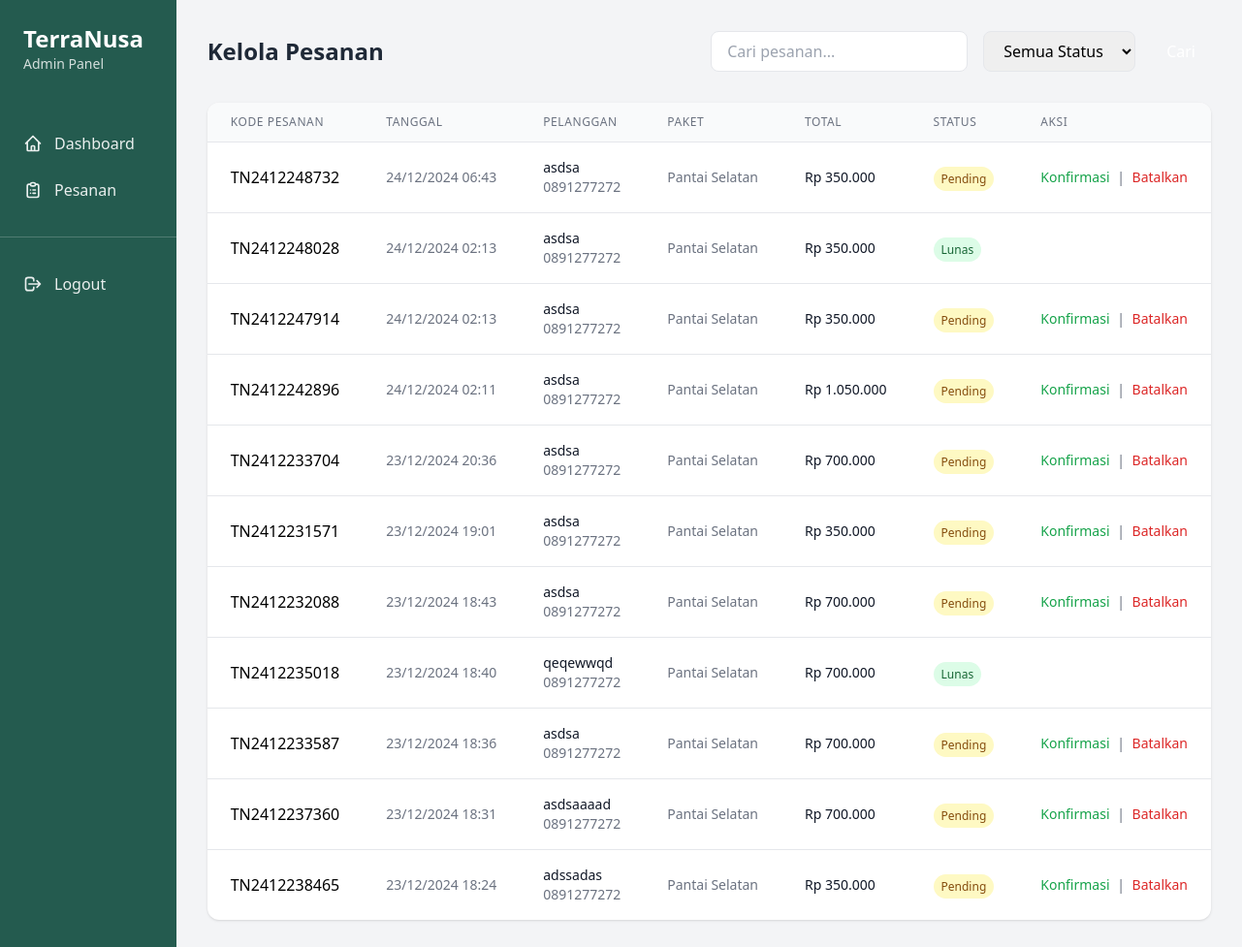
The page /admin/orders/index.php (signed in) on the database its author committed.
### tables this page shows
CREATE TABLE `orders` (
  `id` int(11) NOT NULL,
  `order_code` varchar(20) DEFAULT NULL,
  `package_id` int(11) DEFAULT NULL,
  `customer_name` varchar(100) DEFAULT NULL,
  `customer_phone` varchar(20) DEFAULT NULL,
  `tour_date` date DEFAULT NULL,
  `participant_count` int(11) DEFAULT NULL,
  `total_amount` decimal(10,2) DEFAULT NULL,
  `payment_status` enum('pending','paid','cancelled') DEFAULT 'pending',
  `created_at` timestamp NOT NULL DEFAULT current_timestamp()
);

CREATE TABLE `packagess` (
  `id` int(11) NOT NULL,
  `name` varchar(255) NOT NULL,
  `description` text DEFAULT NULL,
  `duration` varchar(50) DEFAULT NULL,
  `price` decimal(10,2) DEFAULT NULL,
  `image_url` varchar(255) DEFAULT NULL,
  `created_at` timestamp NOT NULL DEFAULT current_timestamp()
);

### admin/orders/index.php (the view, shortened to what this page needs)
<?php
require_once '../../includes/db.php';
$status = $_GET['status'] ?? 'all';
$search = $_GET['search'] ?? '';
$query = "SELECT o.*, p.name as packagess
          FROM orders o
          JOIN packagess p ON o.package_id = p.id
          WHERE 1=1";
$query .= " ORDER BY o.created_at DESC";
$orders = $conn->query($query)->fetch_all(MYSQLI_ASSOC);
?>
<!DOCTYPE html>
<html lang="id">
<head>
    <script src="https://cdn.tailwindcss.com"></script>
</head>
<body class="bg-gray-100">
    <div class="flex">
        <?php include '../includes/sidebar.php'; ?>
        <div class="flex-1">
            <div class="p-8">
                <div class="mb-8 flex justify-between items-center">
                    <h1 class="text-2xl font-bold text-gray-800">Kelola Pesanan</h1>
                    <form class="flex gap-4">
                        <input type="text" name="search" value="<?php echo $search; ?>"
                               placeholder="Cari pesanan..."
                               class="px-4 py-2 border rounded-lg">
                        <select name="status" class="px-4 py-2 border rounded-lg">
                            <option value="all" <?php echo $status === 'all' ? 'selected' : ''; ?>>
                                <option value="all" <?php echo $status === 'all' ? 'selected' : ''; ?>>Semua Status</option>
                        </select>
                        <button type="submit" class="px-4 py-2 bg-primary text-white rounded-lg hover:bg-primary/90">
                        </button>
                    </form>
                </div>
                <div class="bg-white rounded-xl shadow overflow-hidden">
                    <table class="min-w-full divide-y divide-gray-200">
                        <thead>
                            <tr class="bg-gray-50">
                                <th class="px-6 py-3 text-left text-xs font-medium text-gray-500 uppercase tracking-wider">
                                    Kode Pesanan
                                </th>
                                <th class="px-6 py-3 text-left text-xs font-medium text-gray-500 uppercase tracking-wider">
                                    Tanggal
                                </th>
                                <th class="px-6 py-3 text-left text-xs font-medium text-gray-500 uppercase tracking-wider">
                                    Pelanggan
                                </th>
                                <th class="px-6 py-3 text-left text-xs font-medium text-gray-500 uppercase tracking-wider">
                                    Paket
                                </th>
                                <th class="px-6 py-3 text-left text-xs font-medium text-gray-500 uppercase tracking-wider">
                                    Total
                                </th>
                                <th class="px-6 py-3 text-left text-xs font-medium text-gray-500 uppercase tracking-wider">
                                    Status
                                </th>
                                <th class="px-6 py-3 text-left text-xs font-medium text-gray-500 uppercase tracking-wider">
                                    Aksi
                                </th>
                            </tr>
                        </thead>
                        <tbody class="divide-y divide-gray-200">
                            <?php foreach ($orders as $order): ?>
                            <tr>
                                <td class="px-6 py-4 whitespace-nowrap">
                                    <a href="view.php?id=<?php echo $order['id']; ?>"
                                       class="text-primary hover:text-primary/80">
                                        <?php echo $order['order_code']; ?>
                                    </a>
                                </td>
                                <td class="px-6 py-4 whitespace-nowrap text-sm text-gray-500">
                                    <?php echo date('d/m/Y H:i', strtotime($order['created_at'])); ?>
                                </td>
                                <td class="px-6 py-4 whitespace-nowrap">
                                    <div class="text-sm font-medium text-gray-900"><?php echo $order['customer_name']; ?></div>
                                    <div class="text-sm text-gray-500"><?php echo $order['customer_phone']; ?></div>
                                </td>
                                <td class="px-6 py-4 whitespace-nowrap text-sm text-gray-500">
                                    <?php echo $order['packagess']; ?>
                                </td>
                                <td class="px-6 py-4 whitespace-nowrap text-sm text-gray-900">
                                    Rp <?php echo number_format($order['total_amount'], 0, ',', '.'); ?>
                                </td>
                                <td class="px-6 py-4 whitespace-nowrap">
                                    <?php if ($order['payment_status'] === 'pending'): ?>
                                        <span class="px-2 py-1 text-xs rounded-full bg-yellow-100 text-yellow-800">
                                            Pending
                                        </span>
                                    <?php elseif ($order['payment_status'] === 'paid'): ?>
                                        <span class="px-2 py-1 text-xs rounded-full bg-green-100 text-green-800">
                                            Lunas
                                        </span>
                                    <?php else: ?>
                                        <span class="px-2 py-1 text-xs rounded-full bg-red-100 text-red-800">
                                            Batal
                                        </span>
                                    <?php endif; ?>
                                </td>
                                <td class="px-6 py-4 whitespace-nowrap text-sm text-gray-500">
                                    <?php if ($order['payment_status'] === 'pending'): ?>
                                    <form action="update-status.php" method="POST" class="inline-block">
                                        <button type="submit" name="status" value="paid"
                                                class="text-green-600 hover:text-green-900">
                                            Konfirmasi
                                        </button>
                                        <span class="mx-1">|</span>
                                        <button type="submit" name="status" value="cancelled"
                                                class="text-red-600 hover:text-red-900">
                                            Batalkan
                                        </button>
                                    </form>
                                    <?php endif; ?>
                                </td>
                            </tr>
                            <?php endforeach; ?>
                        </tbody>
                    </table>
                </div>
            </div>
        </div>
    </div>
</body>
</html>

### rows shown on the page
orders: order_code "TN2412248732", created_at "24/12/2024 06:43", customer_name "asdsa", customer_phone "0891277272", packagess.name "Pantai Selatan", total_amount "350.000", payment_status "Pending"
orders: order_code "TN2412248028", created_at "24/12/2024 02:13", customer_name "asdsa", customer_phone "0891277272", packagess.name "Pantai Selatan", total_amount "350.000", payment_status "Lunas"
orders: order_code "TN2412247914", created_at "24/12/2024 02:13", customer_name "asdsa", customer_phone "0891277272", packagess.name "Pantai Selatan", total_amount "350.000", payment_status "Pending"
orders: order_code "TN2412242896", created_at "24/12/2024 02:11", customer_name "asdsa", customer_phone "0891277272", packagess.name "Pantai Selatan", total_amount "1.050.000", payment_status "Pending"
orders: order_code "TN2412233704", created_at "23/12/2024 20:36", customer_name "asdsa", customer_phone "0891277272", packagess.name "Pantai Selatan", total_amount "700.000", payment_status "Pending"
orders: order_code "TN2412231571", created_at "23/12/2024 19:01", customer_name "asdsa", customer_phone "0891277272", packagess.name "Pantai Selatan", total_amount "350.000", payment_status "Pending"
orders: order_code "TN2412232088", created_at "23/12/2024 18:43", customer_name "asdsa", customer_phone "0891277272", packagess.name "Pantai Selatan", total_amount "700.000", payment_status "Pending"
orders: order_code "TN2412235018", created_at "23/12/2024 18:40", customer_name "qeqewwqd", customer_phone "0891277272", packagess.name "Pantai Selatan", total_amount "700.000", payment_status "Lunas"
orders: order_code "TN2412233587", created_at "23/12/2024 18:36", customer_name "asdsa", customer_phone "0891277272", packagess.name "Pantai Selatan", total_amount "700.000", payment_status "Pending"
orders: order_code "TN2412237360", created_at "23/12/2024 18:31", customer_name "asdsaaaad", customer_phone "0891277272", packagess.name "Pantai Selatan", total_amount "700.000", payment_status "Pending"
orders: order_code "TN2412238465", created_at "23/12/2024 18:24", customer_name "adssadas", customer_phone "0891277272", packagess.name "Pantai Selatan", total_amount "350.000", payment_status "Pending"
